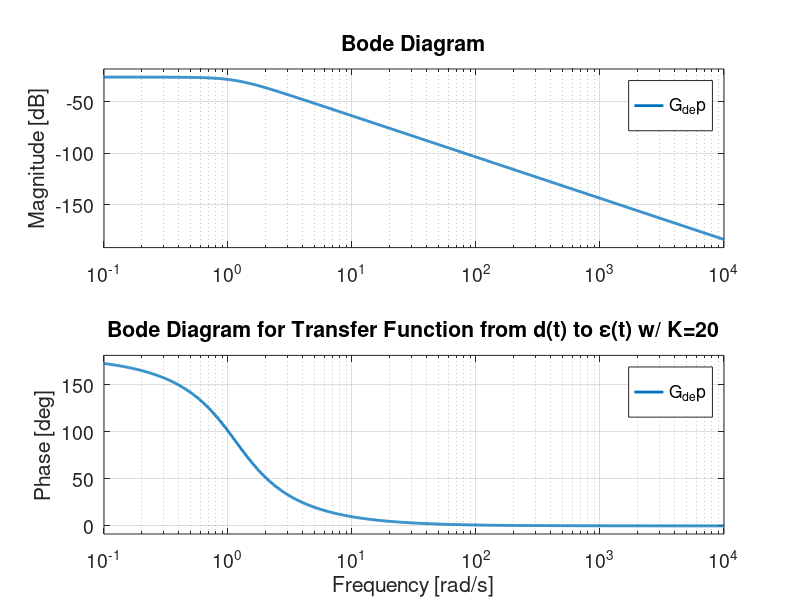
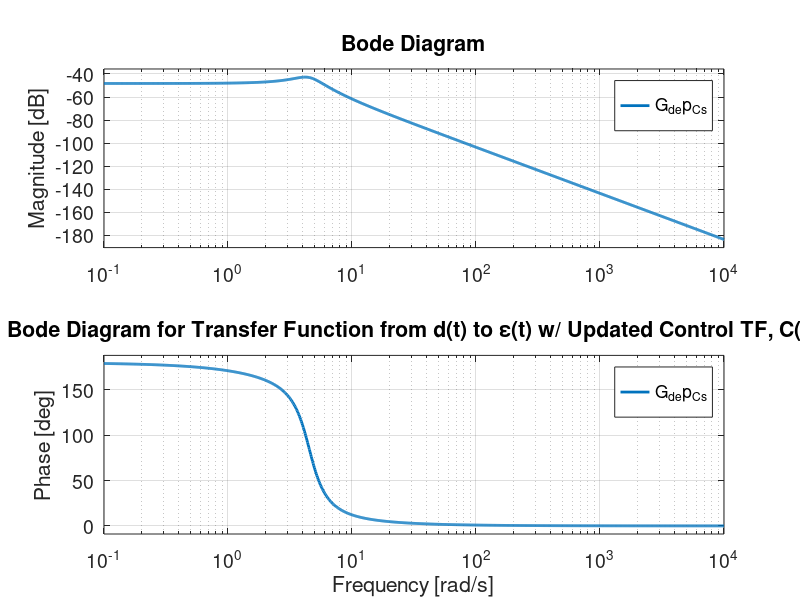

These figures' MATLAB source, in order:
tic
%%%%%%%%%%%%%%%%%%%%%%%%%%%%%%%%%%%%%%%%%%%%%%%%%%%%%%%%%%%%%%%%%%%%%%%%%%
%% ASE 370C: Feedback Control Systems
% Mini Project 2 MAIN FILE
close all; format short g; clc; %clear all;
set(0, 'DefaultAxesFontSize',14, 'DefaultLineLineWidth',2,...
    'DefaultLineMarkerSize',20)
%%%%%%%%%%%%%%%%%%%%%%%%%%%%%%%%%%%%%%%%%%%%%%%%%%%%%%%%%%%%%%%%%%%%%%%%%

%% Givens
K = 20;
G1 = tf([100],[1 100]);
G2 = tf([1],[4.8 8.2 0]);

%% Problem 9
% TF from d(t) to epsilon(t)
G_d_ep = (-(1/pi)*G2)/(1+K*G1*G2*(1/pi));
% G_d_ep = tf([-1 -100],[4.8*pi 488.2*pi 820*pi 100*K])

% Bode of TF from d(t) to epsilon(t)
figure
hold on
bode(G_d_ep)
title('Bode Diagram for Transfer Function from d(t) to \epsilon(t) w/ K=20')
grid on
hold off

%% Problem 12
% new control TF
C_s = tf([335.8, 1252],[1 4.845])

% new TF from d(t) to epsilon(t)
G_d_ep_C_s = (-(1/pi)*G2)/(1+C_s*G1*G2*(1/pi));

% Bode of TF from d(t) to epsilon(t)
figure
hold on
bode(G_d_ep_C_s)
title('Bode Diagram for Transfer Function from d(t) to \epsilon(t) w/ Updated Control TF, C(s)')
grid on
hold off

% Poles of new TF from d to eps
poles = pole(minreal(G_d_ep_C_s))


%%
toc